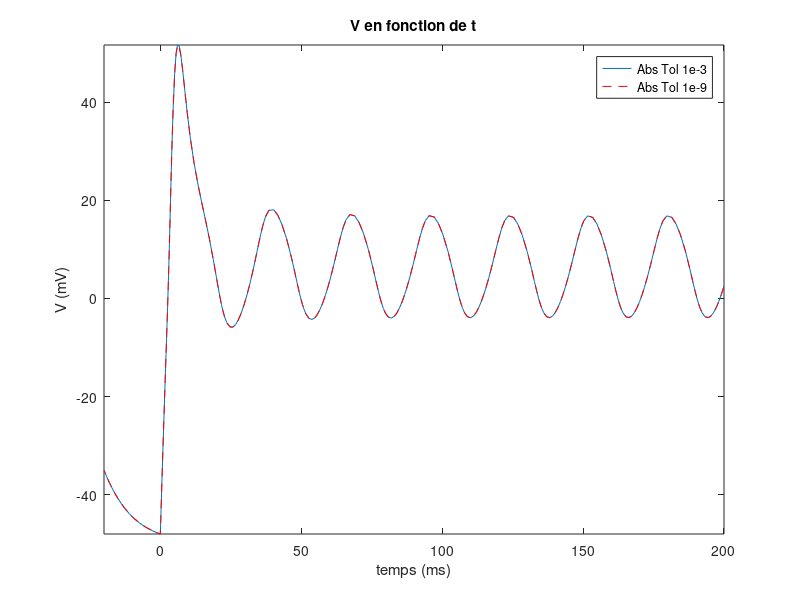
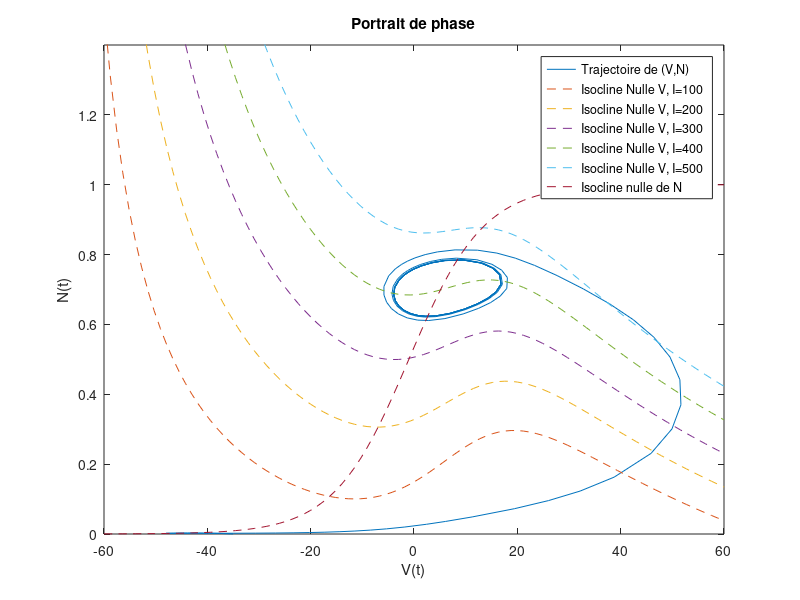
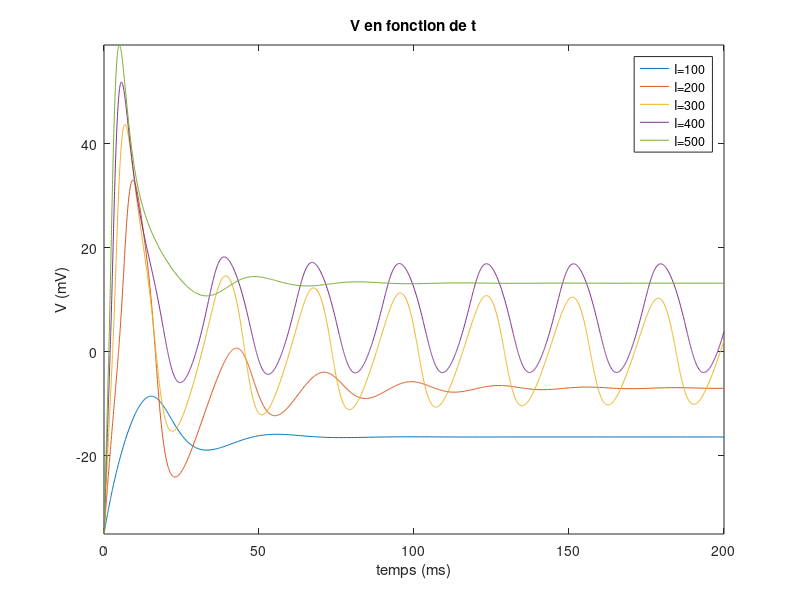

Write MATLAB code to recreate these figures, in order.
function sol=simule_morrislecar()
  % SIMULE_MORRISLECAR modele neurone de Morris-Lecar

%>>> Initialisation des paramètres
I = 400;      % courant applique (muA/cm2)
duree = 200;  % duree de l'application du courant

g_L  =   2;   % conductance 'leak' (mS/cm2)
g_Ca =   4;   % conductance Ca++   (mS/cm2)
g_K  =   8;   % conductance K+     (mS/cm2)
V_L =  -50;   % potentiel d'equilibre correspondant au conductancs 'leak' (mV)
V_Ca = 100;   % potentiel d'equilibre correspondant au conductancs Ca++ (mV)
V_K =  -70;   % potentiel d'equilibre correspondant au conductancs K+ (mV)
V1 =  10.0;   % potentiel pour lequel M_ss = 0.5  (mV)
V2 =  15.0;   % inverse de la pente de la dependence de voltage de M_ss (mV)
V3 =  -1.0;   % potentiel pour lequel N_ss = 0.5  (mV)
V4 =  14.5;   % inverse de la pente de la dependence de voltage de W_ss (mV)
C  =    20;   % capacitance de la membranne (muF/cm2)
T0 =    15;   % Constante de temps pour ouverture des canaux (ms) (1/lambda dans le papier)

par = [I, duree, g_L, g_Ca, g_K, V_L, ...
        V_Ca, V_K, V1, V2, V3, V4, C, T0];

% paramètres de simulation
t0 = -20;
tfinal = 200;
tspan = [t0,tfinal];
options = odeset();

% Conditions initiales
IC = [-35;0];
    
% >>>Solutions
sol = ode23(@morrislecar,tspan,IC,options);

% >>> Sortie Graphique
figure(1); clf;
plot(sol.x,sol.y(1,:))
xlabel('temps (ms)')
ylabel('V (mV)')
axis tight

% Recherche Précision
options = odeset('AbsTol',1e-9,'RelTol',1e-6);
sol_precise = ode23(@morrislecar,tspan,IC,options);
figure(1);
hold on
plot(sol.x,sol.y(1,:),'r--')
title('V en fonction de t')
legend('Abs Tol 1e-3', 'Abs Tol 1e-9')

%plot des nullclines
figure(2);clf;
plot(sol.y(1,:),sol.y(2,:))
hold on
vv = linspace(-60,60);
Mifty=1/2*(1+tanh((vv-V1)/V2));
Nifty=1/2*(1+tanh((vv-V3)/V4));
i=2
legendinfo{1}=['Trajectoire de (V,N)']
for I=100:100:500
    v_null = (I-g_L.*(vv-V_L)-g_Ca.*Mifty.*(vv-V_Ca))./(g_K.*(vv-V_K));
    solV = ode23(@morrislecar,[0,200],IC,options);
    figure(2);
    plot(vv,v_null,'--')
    legendinfo{i}=['Isocline Nulle V, I=' num2str(I)]
    hold on

    figure(3);
    plot(solV.x,solV.y(1,:))
    legendinfo2{i-1}=['I=' num2str(I)]
    hold on
    i=i+1
end

figure(2)
n_null = Nifty;
plot(vv,n_null,'--')
ylim([0,1.4])
legendinfo{7}=['Isocline nulle de N']
legend(legendinfo)
title('Portrait de phase')
xlabel('V(t)')
ylabel('N(t)')

figure(3)
legend(legendinfo2)
xlabel('temps (ms)')
ylabel('V (mV)')
title('V en fonction de t')
axis tight


% Fonctions imbriquées
    function dydt = morrislecar(t,y)
        % MORRISLECAR equations du modele neurone de Morris-Lecar
        Minf=1/2*(1+tanh((y(1)-V1)/V2));
        Ninf=1/2*(1+tanh((y(1)-V3)/V4));
        lambN=1/T0*cosh((y(1)-V3)/(2*V4));

        if t<0
            dydt=[1/C*(-g_L*(y(1)-V_L)-g_Ca*Minf*(y(1)-V_Ca)...
        -g_K*y(2)*(y(1)-V_K));lambN*(Ninf-y(2))];
        else 
            dydt=[1/C*(I-g_L*(y(1)-V_L)-g_Ca*Minf*(y(1)-V_Ca)...
        -g_K*y(2)*(y(1)-V_K));lambN*(Ninf-y(2))];
        end
    end

end
